Frame 1 (no input): blank canvas, image omitted
Frame 60 (no input): blank canvas, image omitted
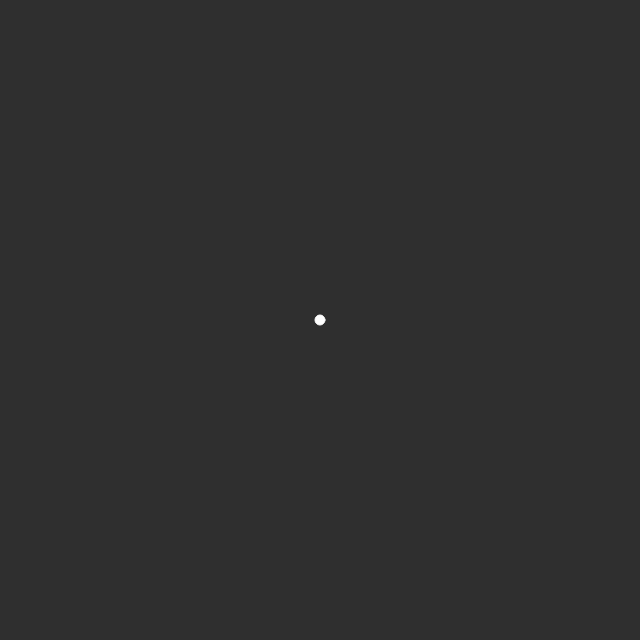
Frame 120 (the mouse pressed at the canvas centre since frame 60)

The p5.js sketch whose frames 1 and 60 were blank and that drew this single picture after the mouse press (run headless with seeded random() and noise() and a simulated clock; from frame 60 on, the mouse is pressed at the canvas centre):

// p5.js sketch
// ── sketch.js
var dotSize = 10;
var dots = [];
var dot;

function setup(){
	createCanvas(640, 640);
}

function draw(){
	background(47);
	for(let i = 0; i < dots.length; i++){
		dots[i].drawDot();
		dots[i].drawLines(dots);
	}
}

function mousePressed(){
	dot = new Dot(mouseX, mouseY);
	dots.push(dot);
}

function Dot(x, y){
	this.x = x;
	this.y = y;

	this.drawDot = function(){
		ellipse(x, y, dotSize);
	}

	this.drawLines = function(_dots){
		stroke(255);
		for(let i = 0; i < _dots.length; i++)
			line(this.x, this.y, dots[i].x, dots[i].y);
	}
}
